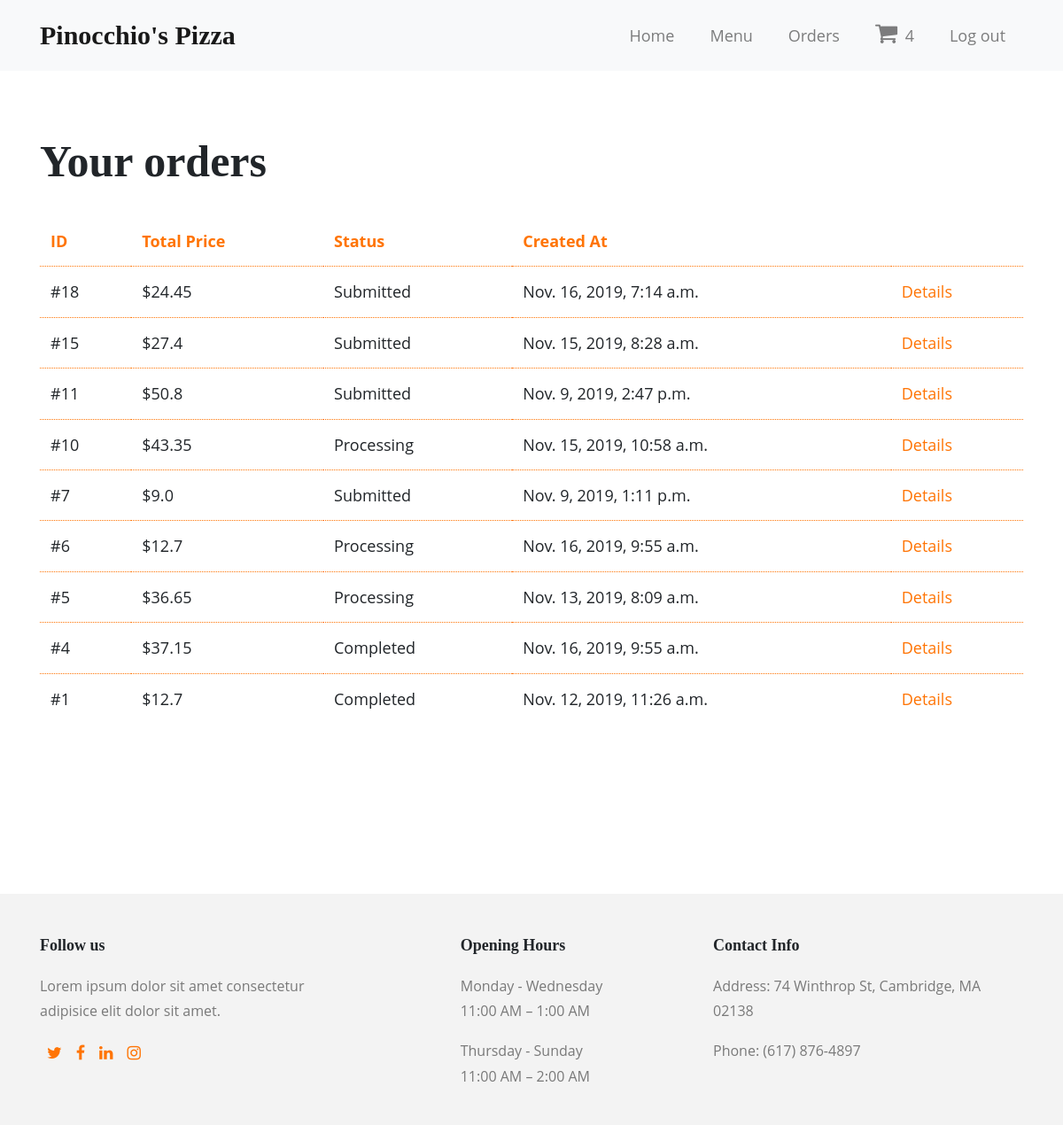
The app's page /orders (signed in), older data.
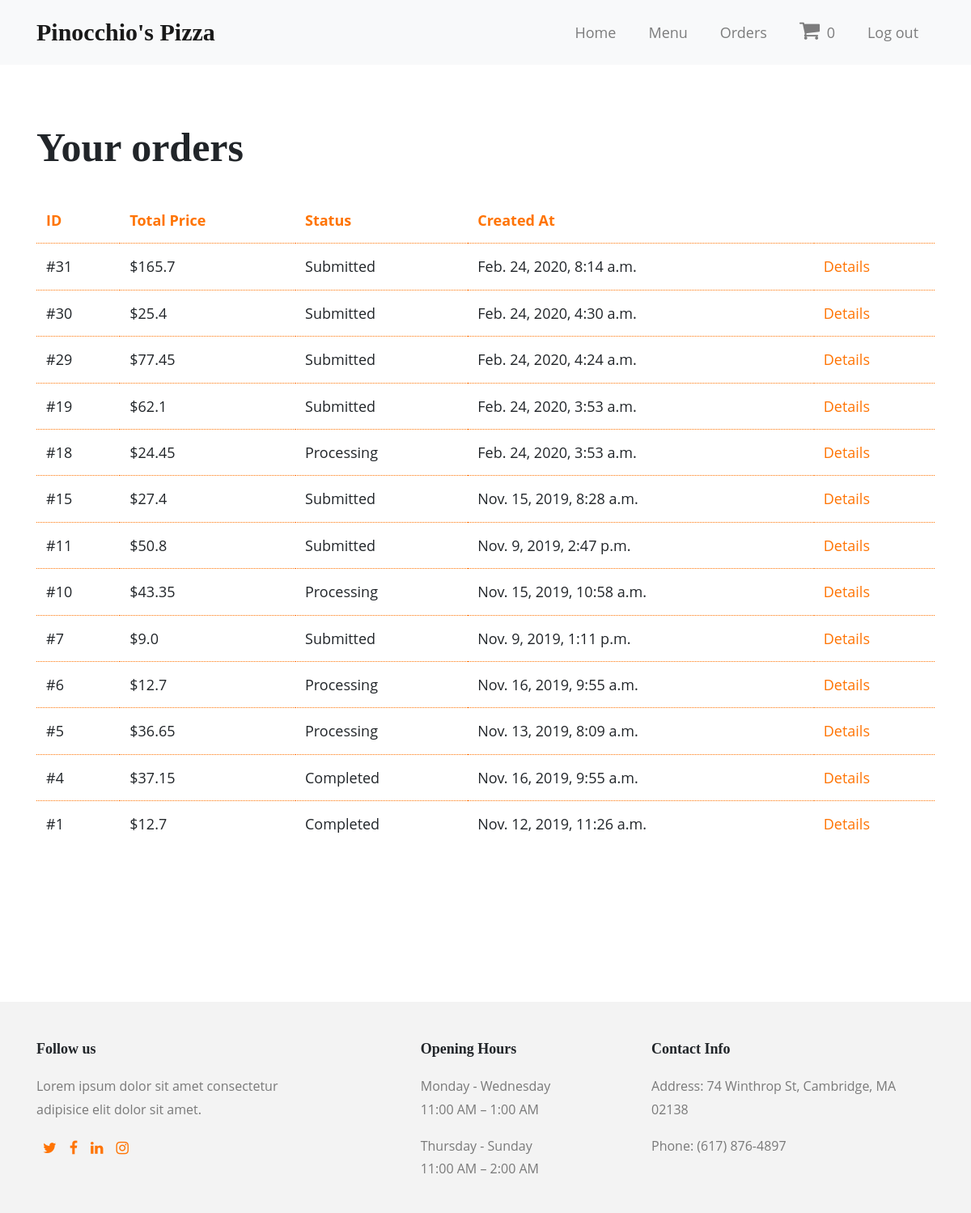
The same page, newer data.
### orders/models.py (models this page shows, shortened)
class Order(models.Model):
    created_by = models.ForeignKey(User, on_delete=models.SET_NULL, null=True, blank=True)
    time = models.DateTimeField(auto_now=True)
    status_choices = [
        ('p', 'Pending'),
        ('s', 'Submitted'),
        ('pr', 'Processing'),
        ('c', 'Completed'),
    ]
    status = models.CharField(choices=status_choices, max_length=2, blank=False, default='p')
    total_price = models.FloatField(null=True)
    class Meta:
        permissions = (("can_change_status", "Change order status"),)

### orders/views.py (the view)
# urls.py: path('orders', views.OrderListView.as_view(), name="orders"),
class OrderListView(LoginRequiredMixin, generic.ListView):
    model = Order
    template_name ='orders.html'
    def get_queryset(self):
        return Order.objects.filter(created_by=self.request.user).exclude(status='p').order_by('-id')
    def get_context_data(self, **kwargs):
        cart_num = len(Item.objects.filter(created_by=self.request.user).filter(status__exact='p'))
        context = super(OrderListView, self).get_context_data(**kwargs)
        context['cart_num'] = cart_num
        return context

### orders/templates/orders.html (shortened to what this page needs)
{% extends "base_generic.html" %}
{% block main %}
<div class="row mx-0">
    <div class="my-4">
        <h2>Your orders</h2>
    </div>
</div>
{% if order_list %}
<table class="table mb-5">
    <thead>
        <tr>
            <th scope="col">ID</th>
            <th scope="col">Total Price</th>
            <th scope="col">Status</th>
            <th scope="col">Created At</th>
            <th scope="col"></th>
        </tr>
    </thead>
    <tbody>
        {% for order in order_list %}
        <tr>
            <td>#{{ order.id }}</td>
            <td>${{ order.total_price }}</td>
            <td>{{ order.get_status_display }}</td>
            <td>{{ order.time }}</td>
            <td><a href="{% url 'order-detail' order.pk %}" style="color: #ff7404;">
                Details</a>
            </td>
        </tr>
        {% endfor %}
    </tbody>
</table>
{% endif %}
{% endblock %}

Row changes from the older to the newer data that the page shows:
added Order: id "31", total_price "165.7", status "Submitted", time "Feb. 24, 2020, 8:14 a.m."
added Order: id "30", total_price "25.4", status "Submitted", time "Feb. 24, 2020, 4:30 a.m."
added Order: id "29", total_price "77.45", status "Submitted", time "Feb. 24, 2020, 4:24 a.m."
now on this page (row edited): Order: id "19", total_price "62.1", status "Submitted", time "Feb. 24, 2020, 3:53 a.m."
changed Order id 18: status "Submitted" → "Processing"; time "Nov. 16, 2019, 7:14 a.m." → "Feb. 24, 2020, 3:53 a.m."
Text that changed along with them:
{{ cart_num }}: "4" → "0"
